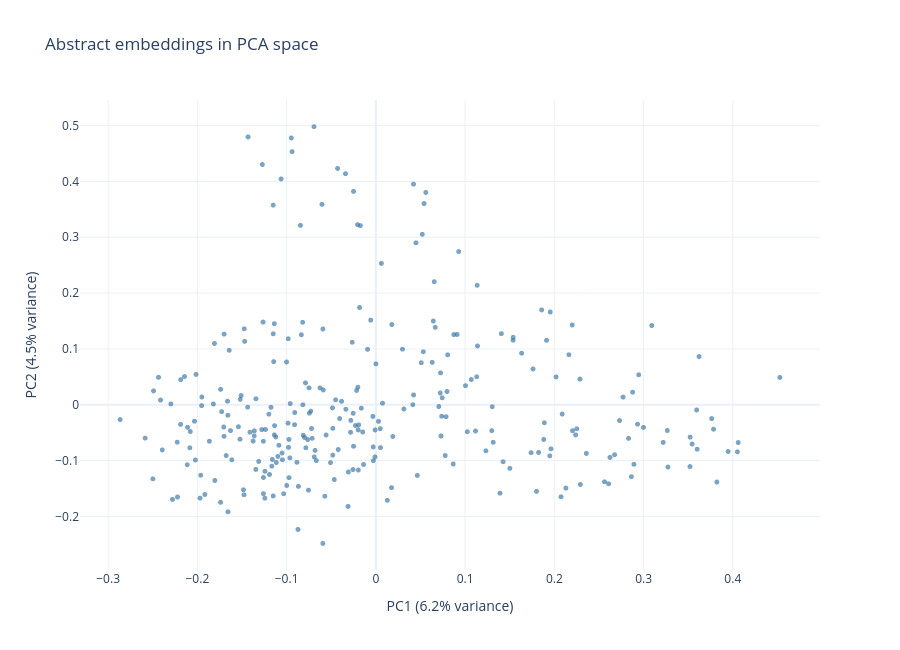

Notebook code for this chart:
### Code cell
try:
    import plotly.express as px
except ImportError as exc:
    raise ImportError("Install the project's analysis extra in this kernel, then rerun.") from exc

def hover_text(value, width=70):
    return '<br>'.join(html.escape(line) for line in textwrap.wrap(str(value), width=width))

plot_data = papers.copy()
plot_data['Paper'] = plot_data['Title'].map(hover_text)
plot_data['Text preview'] = plot_data['text_preview'].map(
    lambda text: hover_text(text[:350] + ('…' if len(text) > 350 else ''))
)
# Hover labels escape externally supplied metadata as well as titles/abstracts.
for column in ['journal', 'doi', 'year', 'document_type', 'document_language']:
    plot_data[column] = plot_data[column].map(html.escape)

def embedding_plot(frame, x, y, title):
    fig = px.scatter(
        frame, x=x, y=y, render_mode='webgl',
        hover_name='Paper',
        hover_data={'Key': True, 'year': True, 'journal': True, 'doi': True,
                    'Text preview': True, 'token_count': True,
                    'abstract_word_count': True, x: False, y: False},
        labels={'token_count': 'Title + abstract tokens',
                'abstract_word_count': 'Abstract words'},
        title=title, template='plotly_white', height=650,
    )
    fig.update_traces(marker={'size': POINT_SIZE, 'opacity': POINT_OPACITY, 'color': '#3573A5'})
    return fig

pca_figure = embedding_plot(plot_data, 'PCA 1', 'PCA 2', 'Abstract embeddings in PCA space')
pca_figure.update_xaxes(title=f"PC1 ({pca.explained_variance_ratio_[0]:.1%} variance)")
pca_figure.update_yaxes(title=f"PC2 ({pca.explained_variance_ratio_[1]:.1%} variance)")
pca_figure.show()

### Figure 1 — Plotly figure (JSON) as saved in the notebook; plotly's stock layout.template omitted (floating-point values rounded to 4 significant figures; data arrays with more than 128 entries replaced by an {"elided": "..."} marker saying what was removed)
{"data": [{"customdata": {"elided": "282x7 mixed values"}, "hovertemplate": "<b>%{hovertext}</b><br><br>Key=%{customdata[0]}<br>year=%{customdata[1]}<br>journal=%{customdata[2]}<br>doi=%{customdata[3]}<br>Text preview=%{customdata[4]}<br>Title + abstract tokens=%{customdata[5]}<br>Abstract words=%{customdata[6]}<extra></extra>", "hovertext": {"elided": "282 str values"}, "legendgroup": "", "marker": {"color": "#3573A5", "opacity": 0.65, "size": 5, "symbol": "circle"}, "mode": "markers", "name": "", "showlegend": false, "type": "scattergl", "x": {"elided": "282 float values"}, "xaxis": "x", "y": {"elided": "282 float values"}, "yaxis": "y"}], "layout": {"height": 650, "legend": {"tracegroupgap": 0}, "title": {"text": "Abstract embeddings in PCA space"}, "xaxis": {"anchor": "y", "domain": [0, 1], "title": {"text": "PC1 (6.2% variance)"}}, "yaxis": {"anchor": "x", "domain": [0, 1], "title": {"text": "PC2 (4.5% variance)"}}}}
